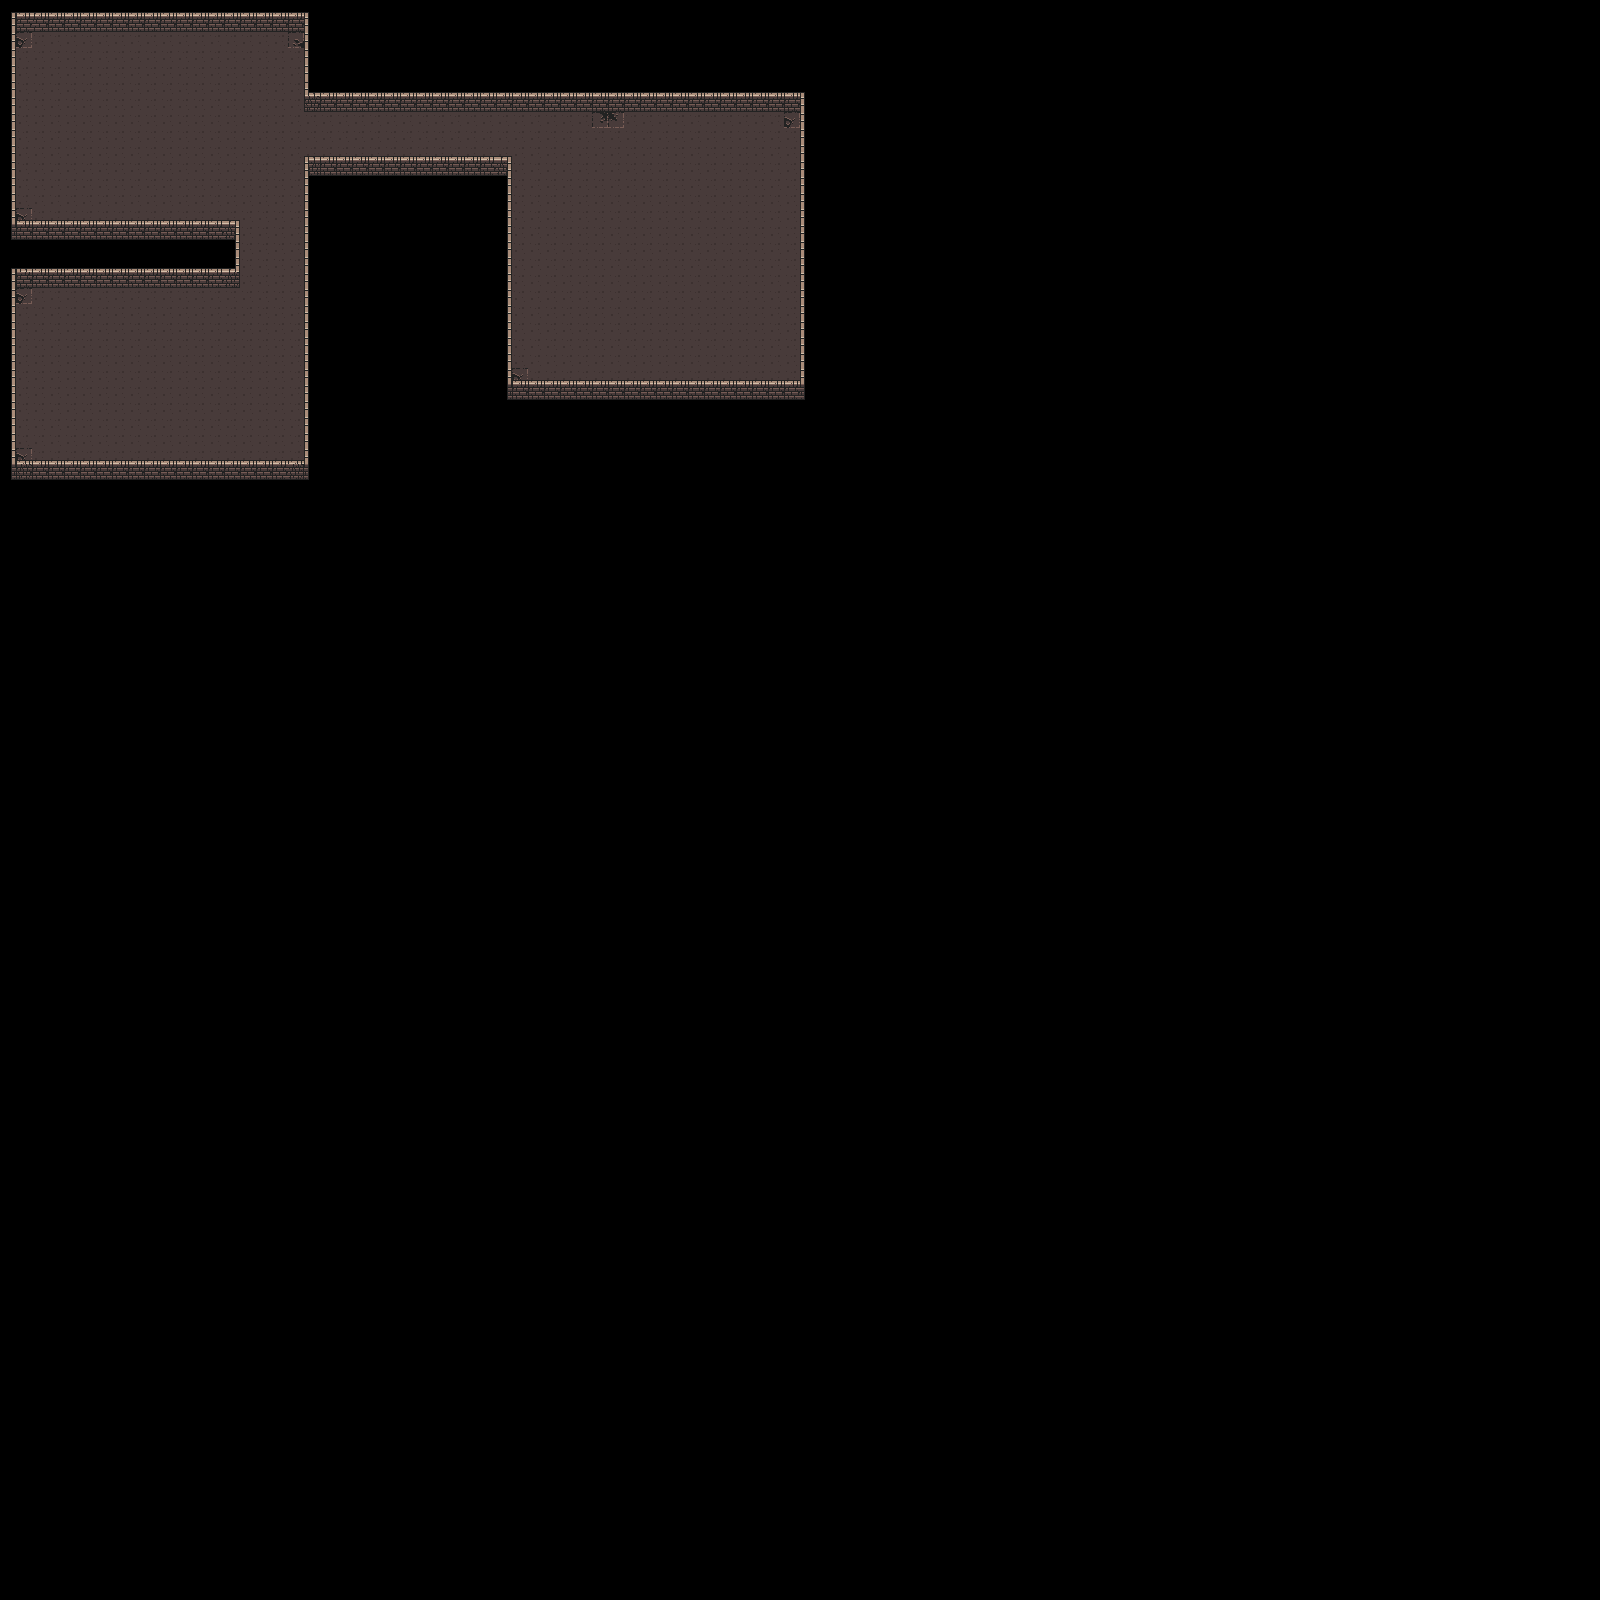

The image is a tile-based game level rendered from a .tmx file. Its description and source (layers, tilesets, objects; grid data summarised) follow:
An orthogonal 100x100 tile map with 16x16 px tiles, 2 tile layers (Ground, Walls).

<map version="1.10" tiledversion="1.11.0" orientation="orthogonal" renderorder="right-down" width="100" height="100" tilewidth="16" tileheight="16" infinite="0" nextlayerid="3" nextobjectid="1">
 <editorsettings>
  <export target="dungeon.json" format="json" />
 </editorsettings>
 <tileset firstgid="1" name="dungeon" tilewidth="16" tileheight="16" tilecount="160" columns="10">
  <image source="../tiles/dungeon_tiles.png" width="160" height="256" />
  <tile id="0">
   <properties>
    <property name="collides" type="bool" value="false" />
   </properties>
  </tile>
  <tile id="1">
   <properties>
    <property name="collides" type="bool" value="false" />
   </properties>
  </tile>
  <tile id="2">
   <properties>
    <property name="collides" type="bool" value="false" />
   </properties>
  </tile>
  <tile id="3">
   <properties>
    <property name="collides" type="bool" value="false" />
   </properties>
  </tile>
  <tile id="4">
   <properties>
    <property name="collides" type="bool" value="false" />
   </properties>
  </tile>
  <tile id="5">
   <properties>
    <property name="collides" type="bool" value="false" />
   </properties>
  </tile>
  <tile id="6">
   <properties>
    <property name="collides" type="bool" value="false" />
   </properties>
  </tile>
  <tile id="7">
   <properties>
    <property name="collides" type="bool" value="false" />
   </properties>
  </tile>
  <tile id="8">
   <properties>
    <property name="collides" type="bool" value="false" />
   </properties>
  </tile>
  <tile id="10">
   <properties>
    <property name="collides" type="bool" value="false" />
   </properties>
  </tile>
  <tile id="11">
   <properties>
    <property name="collides" type="bool" value="true" />
   </properties>
  </tile>
  <tile id="12">
   <properties>
    <property name="collides" type="bool" value="true" />
   </properties>
  </tile>
  <tile id="13">
   <properties>
    <property name="collides" type="bool" value="true" />
   </properties>
  </tile>
  <tile id="14">
   <properties>
    <property name="collides" type="bool" value="false" />
   </properties>
  </tile>
  <tile id="15">
   <properties>
    <property name="collides" type="bool" value="false" />
   </properties>
  </tile>
  <tile id="16">
   <properties>
    <property name="collides" type="bool" value="false" />
   </properties>
  </tile>
  <tile id="17">
   <properties>
    <property name="collides" type="bool" value="false" />
   </properties>
  </tile>
  <tile id="18">
   <properties>
    <property name="collides" type="bool" value="false" />
   </properties>
  </tile>
  <tile id="20">
   <properties>
    <property name="collides" type="bool" value="false" />
   </properties>
  </tile>
  <tile id="21">
   <properties>
    <property name="collides" type="bool" value="false" />
   </properties>
  </tile>
  <tile id="22">
   <properties>
    <property name="collides" type="bool" value="false" />
   </properties>
  </tile>
  <tile id="23">
   <properties>
    <property name="collides" type="bool" value="false" />
   </properties>
  </tile>
  <tile id="24">
   <properties>
    <property name="collides" type="bool" value="false" />
   </properties>
  </tile>
  <tile id="25">
   <properties>
    <property name="collides" type="bool" value="false" />
   </properties>
  </tile>
  <tile id="26">
   <properties>
    <property name="collides" type="bool" value="false" />
   </properties>
  </tile>
  <tile id="27">
   <properties>
    <property name="collides" type="bool" value="false" />
   </properties>
  </tile>
  <tile id="28">
   <properties>
    <property name="collides" type="bool" value="false" />
   </properties>
  </tile>
  <tile id="30">
   <properties>
    <property name="collides" type="bool" value="false" />
   </properties>
  </tile>
  <tile id="31">
   <properties>
    <property name="collides" type="bool" value="false" />
   </properties>
  </tile>
  <tile id="32">
   <properties>
    <property name="collides" type="bool" value="false" />
   </properties>
  </tile>
  <tile id="33">
   <properties>
    <property name="collides" type="bool" value="false" />
   </properties>
  </tile>
  <tile id="34">
   <properties>
    <property name="collides" type="bool" value="false" />
   </properties>
  </tile>
  <tile id="35">
   <properties>
    <property name="collides" type="bool" value="false" />
   </properties>
  </tile>
  <tile id="36">
   <properties>
    <property name="collides" type="bool" value="false" />
   </properties>
  </tile>
  <tile id="37">
   <properties>
    <property name="collides" type="bool" value="false" />
   </properties>
  </tile>
  <tile id="38">
   <properties>
    <property name="collides" type="bool" value="false" />
   </properties>
  </tile>
  <tile id="40">
   <properties>
    <property name="collides" type="bool" value="false" />
   </properties>
  </tile>
  <tile id="41">
   <properties>
    <property name="collides" type="bool" value="false" />
   </properties>
  </tile>
  <tile id="42">
   <properties>
    <property name="collides" type="bool" value="false" />
   </properties>
  </tile>
  <tile id="43">
   <properties>
    <property name="collides" type="bool" value="false" />
   </properties>
  </tile>
  <tile id="44">
   <properties>
    <property name="collides" type="bool" value="false" />
   </properties>
  </tile>
  <tile id="45">
   <properties>
    <property name="collides" type="bool" value="false" />
   </properties>
  </tile>
  <tile id="46">
   <properties>
    <property name="collides" type="bool" value="false" />
   </properties>
  </tile>
  <tile id="47">
   <properties>
    <property name="collides" type="bool" value="false" />
   </properties>
  </tile>
  <tile id="48">
   <properties>
    <property name="collides" type="bool" value="false" />
   </properties>
  </tile>
  <tile id="50">
   <properties>
    <property name="collides" type="bool" value="false" />
   </properties>
  </tile>
  <tile id="51">
   <properties>
    <property name="collides" type="bool" value="false" />
   </properties>
  </tile>
  <tile id="52">
   <properties>
    <property name="collides" type="bool" value="false" />
   </properties>
  </tile>
  <tile id="53">
   <properties>
    <property name="collides" type="bool" value="false" />
   </properties>
  </tile>
  <tile id="54">
   <properties>
    <property name="collides" type="bool" value="false" />
   </properties>
  </tile>
  <tile id="55">
   <properties>
    <property name="collides" type="bool" value="false" />
   </properties>
  </tile>
  <tile id="56">
   <properties>
    <property name="collides" type="bool" value="false" />
   </properties>
  </tile>
  <tile id="57">
   <properties>
    <property name="collides" type="bool" value="false" />
   </properties>
  </tile>
  <tile id="58">
   <properties>
    <property name="collides" type="bool" value="false" />
   </properties>
  </tile>
  <tile id="60">
   <properties>
    <property name="collides" type="bool" value="false" />
   </properties>
  </tile>
  <tile id="61">
   <properties>
    <property name="collides" type="bool" value="false" />
   </properties>
  </tile>
  <tile id="62">
   <properties>
    <property name="collides" type="bool" value="false" />
   </properties>
  </tile>
  <tile id="63">
   <properties>
    <property name="collides" type="bool" value="false" />
   </properties>
  </tile>
  <tile id="64">
   <properties>
    <property name="collides" type="bool" value="false" />
   </properties>
  </tile>
  <tile id="65">
   <properties>
    <property name="collides" type="bool" value="false" />
   </properties>
  </tile>
  <tile id="66">
   <properties>
    <property name="collides" type="bool" value="false" />
   </properties>
  </tile>
  <tile id="67">
   <properties>
    <property name="collides" type="bool" value="false" />
   </properties>
  </tile>
  <tile id="68">
   <properties>
    <property name="collides" type="bool" value="false" />
   </properties>
  </tile>
  <tile id="70">
   <properties>
    <property name="collides" type="bool" value="false" />
   </properties>
  </tile>
  <tile id="71">
   <properties>
    <property name="collides" type="bool" value="false" />
   </properties>
  </tile>
  <tile id="72">
   <properties>
    <property name="collides" type="bool" value="false" />
   </properties>
  </tile>
  <tile id="73">
   <properties>
    <property name="collides" type="bool" value="false" />
   </properties>
  </tile>
  <tile id="74">
   <properties>
    <property name="collides" type="bool" value="false" />
   </properties>
  </tile>
  <tile id="75">
   <properties>
    <property name="collides" type="bool" value="false" />
   </properties>
  </tile>
  <tile id="76">
   <properties>
    <property name="collides" type="bool" value="false" />
   </properties>
  </tile>
  <tile id="77">
   <properties>
    <property name="collides" type="bool" value="false" />
   </properties>
  </tile>
  <tile id="78">
   <properties>
    <property name="collides" type="bool" value="false" />
   </properties>
  </tile>
  <tile id="80">
   <properties>
    <property name="collides" type="bool" value="true" />
   </properties>
  </tile>
  <tile id="81">
   <properties>
    <property name="collides" type="bool" value="true" />
   </properties>
  </tile>
  <tile id="82">
   <properties>
    <property name="collides" type="bool" value="true" />
   </properties>
  </tile>
  <tile id="83">
   <properties>
    <property name="collides" type="bool" value="true" />
   </properties>
  </tile>
  <tile id="84">
   <properties>
    <property name="collides" type="bool" value="false" />
   </properties>
  </tile>
  <tile id="85">
   <properties>
    <property name="collides" type="bool" value="false" />
   </properties>
  </tile>
  <tile id="86">
   <properties>
    <property name="collides" type="bool" value="false" />
   </properties>
  </tile>
  <tile id="87">
   <properties>
    <property name="collides" type="bool" value="false" />
   </properties>
  </tile>
  <tile id="88">
   <properties>
    <property name="collides" type="bool" value="false" />
   </properties>
  </tile>
  <tile id="90">
   <properties>
    <property name="collides" type="bool" value="true" />
   </properties>
  </tile>
  <tile id="91">
   <properties>
    <property name="collides" type="bool" value="true" />
   </properties>
  </tile>
  <tile id="92">
   <properties>
    <property name="collides" type="bool" value="true" />
   </properties>
  </tile>
  <tile id="93">
   <properties>
    <property name="collides" type="bool" value="true" />
   </properties>
  </tile>
  <tile id="94">
   <properties>
    <property name="collides" type="bool" value="false" />
   </properties>
  </tile>
  <tile id="95">
   <properties>
    <property name="collides" type="bool" value="false" />
   </properties>
  </tile>
  <tile id="96">
   <properties>
    <property name="collides" type="bool" value="false" />
   </properties>
  </tile>
  <tile id="97">
   <properties>
    <property name="collides" type="bool" value="false" />
   </properties>
  </tile>
  <tile id="98">
   <properties>
    <property name="collides" type="bool" value="false" />
   </properties>
  </tile>
  <tile id="100">
   <properties>
    <property name="collides" type="bool" value="false" />
   </properties>
  </tile>
  <tile id="101">
   <properties>
    <property name="collides" type="bool" value="false" />
   </properties>
  </tile>
  <tile id="102">
   <properties>
    <property name="collides" type="bool" value="true" />
   </properties>
  </tile>
  <tile id="103">
   <properties>
    <property name="collides" type="bool" value="true" />
   </properties>
  </tile>
  <tile id="104">
   <properties>
    <property name="collides" type="bool" value="false" />
   </properties>
  </tile>
  <tile id="105">
   <properties>
    <property name="collides" type="bool" value="false" />
   </properties>
  </tile>
  <tile id="106">
   <properties>
    <property name="collides" type="bool" value="false" />
   </properties>
  </tile>
  <tile id="107">
   <properties>
    <property name="collides" type="bool" value="false" />
   </properties>
  </tile>
  <tile id="108">
   <properties>
    <property name="collides" type="bool" value="false" />
   </properties>
  </tile>
  <tile id="110">
   <properties>
    <property name="collides" type="bool" value="false" />
   </properties>
  </tile>
  <tile id="111">
   <properties>
    <property name="collides" type="bool" value="false" />
   </properties>
  </tile>
  <tile id="112">
   <properties>
    <property name="collides" type="bool" value="false" />
   </properties>
  </tile>
  <tile id="113">
   <properties>
    <property name="collides" type="bool" value="false" />
   </properties>
  </tile>
  <tile id="114">
   <properties>
    <property name="collides" type="bool" value="false" />
   </properties>
  </tile>
  <tile id="115">
   <properties>
    <property name="collides" type="bool" value="false" />
   </properties>
  </tile>
  <tile id="116">
   <properties>
    <property name="collides" type="bool" value="false" />
   </properties>
  </tile>
  <tile id="117">
   <properties>
    <property name="collides" type="bool" value="false" />
   </properties>
  </tile>
  <tile id="118">
   <properties>
    <property name="collides" type="bool" value="false" />
   </properties>
  </tile>
  <tile id="120">
   <properties>
    <property name="collides" type="bool" value="false" />
   </properties>
  </tile>
  <tile id="121">
   <properties>
    <property name="collides" type="bool" value="false" />
   </properties>
  </tile>
  <tile id="122">
   <properties>
    <property name="collides" type="bool" value="false" />
   </properties>
  </tile>
  <tile id="123">
   <properties>
    <property name="collides" type="bool" value="false" />
   </properties>
  </tile>
  <tile id="124">
   <properties>
    <property name="collides" type="bool" value="false" />
   </properties>
  </tile>
  <tile id="125">
   <properties>
    <property name="collides" type="bool" value="false" />
   </properties>
  </tile>
  <tile id="126">
   <properties>
    <property name="collides" type="bool" value="false" />
   </properties>
  </tile>
  <tile id="127">
   <properties>
    <property name="collides" type="bool" value="false" />
   </properties>
  </tile>
  <tile id="128">
   <properties>
    <property name="collides" type="bool" value="false" />
   </properties>
  </tile>
  <tile id="130">
   <properties>
    <property name="collides" type="bool" value="false" />
   </properties>
  </tile>
  <tile id="131">
   <properties>
    <property name="collides" type="bool" value="false" />
   </properties>
  </tile>
  <tile id="132">
   <properties>
    <property name="collides" type="bool" value="false" />
   </properties>
  </tile>
  <tile id="133">
   <properties>
    <property name="collides" type="bool" value="false" />
   </properties>
  </tile>
  <tile id="134">
   <properties>
    <property name="collides" type="bool" value="false" />
   </properties>
  </tile>
  <tile id="135">
   <properties>
    <property name="collides" type="bool" value="false" />
   </properties>
  </tile>
  <tile id="136">
   <properties>
    <property name="collides" type="bool" value="false" />
   </properties>
  </tile>
  <tile id="137">
   <properties>
    <property name="collides" type="bool" value="false" />
   </properties>
  </tile>
  <tile id="138">
   <properties>
    <property name="collides" type="bool" value="false" />
   </properties>
  </tile>
  <tile id="140">
   <properties>
    <property name="collides" type="bool" value="false" />
   </properties>
  </tile>
  <tile id="141">
   <properties>
    <property name="collides" type="bool" value="false" />
   </properties>
  </tile>
  <tile id="142">
   <properties>
    <property name="collides" type="bool" value="false" />
   </properties>
  </tile>
  <tile id="143">
   <properties>
    <property name="collides" type="bool" value="false" />
   </properties>
  </tile>
  <tile id="144">
   <properties>
    <property name="collides" type="bool" value="false" />
   </properties>
  </tile>
  <tile id="145">
   <properties>
    <property name="collides" type="bool" value="false" />
   </properties>
  </tile>
  <tile id="146">
   <properties>
    <property name="collides" type="bool" value="false" />
   </properties>
  </tile>
  <tile id="147">
   <properties>
    <property name="collides" type="bool" value="false" />
   </properties>
  </tile>
  <tile id="148">
   <properties>
    <property name="collides" type="bool" value="false" />
   </properties>
  </tile>
 </tileset>
 <layer id="2" name="Ground" width="100" height="100">
  <data>[10000 cells, 878 non-empty, 5 distinct tile ids]</data>
 </layer>
 <layer id="1" name="Walls" width="100" height="100">
  <data>[10000 cells, 340 non-empty, 18 distinct tile ids]</data>
 </layer>
</map>
